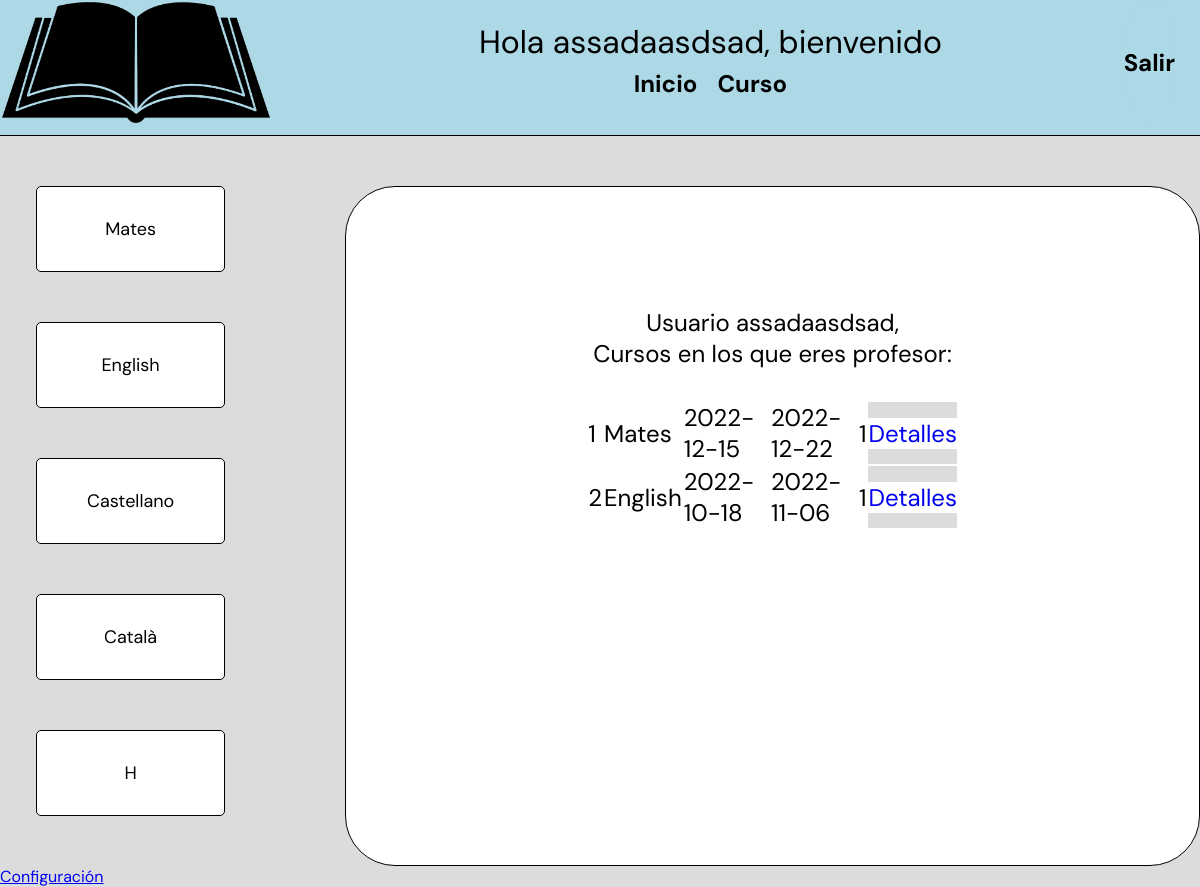
Page /index.php (signed in) on the committed database.
### tables this page shows
CREATE TABLE `cursos` (
  `Codi` int(11) NOT NULL,
  `Nom` text NOT NULL,
  `Descripcion` text NOT NULL,
  `Hores` int(11) NOT NULL,
  `Data_inici` date NOT NULL,
  `Data_final` date NOT NULL,
  `Dni_Profesores` varchar(9) DEFAULT NULL,
  `activo` int(11) NOT NULL DEFAULT 1
);

### index.php (the view, shortened to what this page needs)
<!DOCTYPE html>
<html lang="en">
    <head>
        <link href="index.css" rel="stylesheet" type="text/css">
    </head>
    <body>
        <header>
            <div class="div">
                <img src="book-png.png" alt="logo" class="logo" witdth="125px" height="125px">
                <?php
                if(!isset($_SESSION['rol'])){
                    ?>  <div class="headerAll">
                            <a class="header" href="SignInAdmin.php">Inicar Sessión como administrador</a><br>
                            <a class="header" href="SignIn.php">Inicar Sessión como alumno</a><br>
                            <a class="header" href="SignInProfesor.php">Inicar Sessión Como profesor</a><br>
                            <a class="header" href="SignUp.php">Registrarse</a><br>
                            <div class="header2">No has iniciado sessión</div>
                        </div>
                    <?php
                }else if($_SESSION['rol']=='profesor'){
                    ?>
                    <div class="DivMenu">
                        <div class="inicioSession">Hola <?php echo($_SESSION['NombreHeader'])  ?>, bienvenido</div>
                        <nav>
                            <ul class="generalAll">
                                <li><a href="index.php" class="general">Inicio</a></li>
                                <li><a href="cursos.php" class="general">Curso</a></li>
                            </ul>
                        </nav>
                    </div>
                    <a href="SignOut.php" class="SignOut">Salir</a>
                    <?php
                }
                ?>
            </div>
        </header>
        <?php
            if(isset($_SESSION['rol'])){
                    ?>
                    <?php
                if($_SESSION['rol']=='profesor'){
                    echo "<div class='profetotal'>";
                    $connection= connection();
                    $sql= "SELECT * FROM cursos";
                    if($result= mysqli_query($connection, $sql)){
                        while($row= $result->fetch_assoc()){
                            $llista[]= $row;
                        }
                        echo "<div class='CursosTotal'>";
                        foreach($llista as $clave => $valor){
                            if($valor['activo']==1){
                                echo "<div class='CursosTotal2'>";
                                echo $valor['Nom'];
                                echo "</div>";
                            }
                        }
                        echo "</div>";
                    }if(!isset($llista)){
                        echo "<META HTTP-EQUIV='REFRESH' CONTENT='0;URL=AdminCurso.php'>";
                    }
                    ?>
                        <div class='cursosProfe'>
                            <p class="texto">Usuario <?php echo($_SESSION['NombreHeader']) ?>, <br>Cursos en los que eres profesor:<br></p>
                            <?php
                            $sql1= "SELECT cursos.Codi, cursos.Nom, cursos.Data_inici, cursos.Data_final, cursos.activo FROM cursos INNER JOIN Profesores ON cursos.Dni_Profesores=Profesores.DNI WHERE cursos.Dni_profesores LIKE '".$_SESSION['DniProfesor']."'";
                            if($result1= mysqli_query($connection, $sql1)){
                                while($row1= $result1->fetch_assoc()){
                                    $llista1[]= $row1;
                                }
                            }if(!isset($llista1)){
                                echo "<br>NO estás inscrito en ningún curso";
                            }else{
                                echo "<br>";
                                echo "<table class='tabla'>";
                                foreach($llista1 as $clave1 => $valor1){
                                    if($valor1['activo']==1){
                                    echo "<tr class='tabla'>";
                                    foreach($valor1 as $clave2 => $valor2){
                                        echo "<td class='tabla'>".$valor2."</td>";
                                    }
                                    echo "";echo "<td><a class='blanco' href='Nota.php?id=".$valor1['Codi']."'>Detalles</a></td>";
                                    echo "</tr>";
                                    }
                                }
                                echo "</table>";
                            }
                            ?>
                        </div>
                    <?php
                        echo "</div>";
                }
            }
        ?>
    </body>
    <footer>
        <a href="SignInAdmin.php">Configuración</a>
    </footer>
</html>

### index.css (style rules this page uses)
* { background-color: #dcdcdc; margin: 0; padding: 0; font-family: 'DM Sans', sans-serif; }
div.div { display: flex; padding-bottom: 10px; border-bottom: 1px solid black; margin-bottom: 50px; background-color: lightblue; }
.inicioSession { font-size:xx-large; background-color: lightblue; margin: auto; text-align: center; }
.DivMenu { margin: auto; }
.generalAll { display: flex; justify-content: center; background-color: lightblue; }
.general { text-decoration: none; color: black; font-weight: bolder; font-size: x-large; background-color: lightblue; }
nav { background-color: lightblue; }
nav li { display:inline-block; padding:5px 10px; background-color: lightblue; text-align:center; color:black; }
img.logo { background-color: lightblue; }
.profetotal { display: flex; }
.cursosProfe { background-color: white; border: 1px black solid; padding-left: 20%; padding-right: 20%; padding-top: 10%; padding-bottom: 10%; border-radius: 50px; margin-left: 10%; display: flex; flex-direction: column; position: static; font-size: x-large; }
.CursosTotal2 { background-color: white; border: 1px black solid; padding-left: 50px; padding-top: 30px; padding-right: 50px; padding-bottom: 30px; margin-bottom: 50px; border-radius: 5px; font-size: large; text-align: center; }
.CursosTotal { margin-left: 3%; }
.texto { background-color: white; text-align: center; }
.tabla { background-color: white; }
.blanco { background-color: white; text-decoration: none; }
.SignOut { background-color: lightblue; text-decoration: none; color: black; font-size: x-large; font-weight: bold; position: relative; right: 25px; display: flex; flex-direction: column; justify-content: center; border-radius: 100%; }

### rows in the picture
cursos: Nom "Mates", Codi "1", Data_inici "2022-12-15", Data_final "2022-12-22", activo "1"
cursos: Nom "English", Codi "2", Data_inici "2022-10-18", Data_final "2022-11-06", activo "1"
cursos: Nom "Castellano"
cursos: Nom "Català"
cursos: Nom "H"

### other values in the picture
$_SESSION['NombreHeader'] "assadaasdsad"
